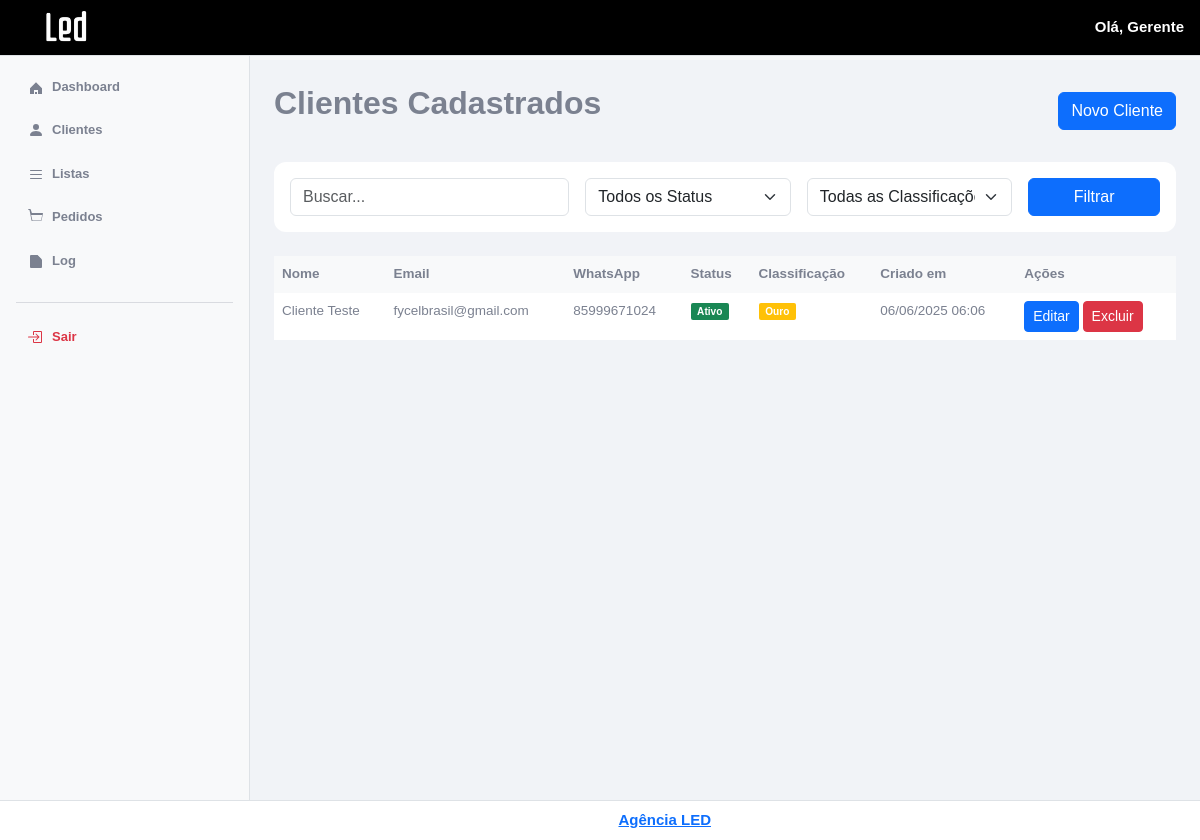
The page /adm/clientes.php (signed in) on the database its author committed.
### tables this page shows
CREATE TABLE `clientes` (
  `id` int(11) NOT NULL,
  `nome` varchar(100) DEFAULT NULL,
  `email` varchar(255) NOT NULL,
  `whatsapp` varchar(30) DEFAULT NULL,
  `senha` varchar(255) NOT NULL,
  `status` enum('ativo','inativo','suspenso') DEFAULT 'ativo',
  `criado_em` timestamp NOT NULL DEFAULT CURRENT_TIMESTAMP,
  `atualizado_em` timestamp NULL DEFAULT NULL ON UPDATE CURRENT_TIMESTAMP,
  `classificacao` enum('prata','ouro','diamante') DEFAULT 'prata'
);

### adm/clientes.php (the view, shortened to what this page needs)
<?php
  require '../conexao.php';
  $search = isset($_GET['search']) ? $_GET['search'] : '';
  $query = "SELECT id, nome, email, whatsapp, status, classificacao, criado_em FROM clientes WHERE 1=1";
  $params = [];
  $query .= " ORDER BY criado_em DESC";
  $page = isset($_GET['page']) ? (int)$_GET['page'] : 1;
  $per_page = 10;
  $offset = ($page - 1) * $per_page;
  $query .= " LIMIT " . (int)$per_page . " OFFSET " . (int)$offset;
  $stmt = $pdo->prepare($query);
  $stmt->execute($params);
  $clientes = $stmt->fetchAll(PDO::FETCH_ASSOC);
?>
<!DOCTYPE html>
<html lang="pt-br">
<head>
  <link href="https://cdn.jsdelivr.net/npm/bootstrap@5.3.3/dist/css/bootstrap.min.css" rel="stylesheet">
  <link href="assets-admin/admin.css" rel="stylesheet">
  <link href="https://cdn.jsdelivr.net/npm/sweetalert2@11/dist/sweetalert2.min.css" rel="stylesheet">
</head>
<body>
<?php include 'partials/header.php'; ?>
<div class="d-flex">
  <?php include 'partials/sidebar.php'; ?>
  <main class="flex-grow-1 p-4 main-adm-content">
    <div class="d-flex justify-content-between align-items-center mb-4">
      <h2>Clientes Cadastrados</h2>
      <button type="button" class="btn btn-primary" data-bs-toggle="modal" data-bs-target="#addClienteModal">
        Novo Cliente
      </button>
    </div>
    <div class="card mb-4">
      <div class="card-body">
        <form method="GET" class="row g-3">
          <div class="col-md-4">
            <input type="text" class="form-control" name="search" placeholder="Buscar..." value="<?= htmlspecialchars($search) ?>">
          </div>
          <div class="col-md-3">
            <select class="form-select" name="status">
              <option value="">Todos os Status</option>
            </select>
          </div>
          <div class="col-md-3">
            <select class="form-select" name="classificacao">
              <option value="">Todas as Classificações</option>
            </select>
          </div>
          <div class="col-md-2">
            <button type="submit" class="btn btn-primary w-100">Filtrar</button>
          </div>
        </form>
      </div>
    </div>
    <div class="table-responsive">
      <table class="table table-bordered table-hover">
        <thead class="table-light">
          <tr>
            <th>Nome</th>
            <th>Email</th>
            <th>WhatsApp</th>
            <th>Status</th>
            <th>Classificação</th>
            <th>Criado em</th>
            <th>Ações</th>
          </tr>
        </thead>
        <tbody>
          <?php foreach ($clientes as $cliente): ?>
            <tr>
              <td><?= htmlspecialchars($cliente['nome']) ?></td>
              <td><?= htmlspecialchars($cliente['email']) ?></td>
              <td><?= htmlspecialchars($cliente['whatsapp']) ?></td>
              <td>
                <span class="badge <?=
                  $cliente['status'] === 'ativo' ? 'tag-ativo' :
                  ($cliente['status'] === 'inativo' ? 'tag-suspenso' : 'tag-suspenso')
                ?>">
                  <?= ucfirst($cliente['status']) ?>
                </span>
              </td>
              <td>
                <span class="badge <?=
                  $cliente['classificacao'] === 'prata' ? 'tag-prata' :
                  ($cliente['classificacao'] === 'ouro' ? 'tag-ouro' : 'info')
                ?>">
                  <?= ucfirst($cliente['classificacao']) ?>
                </span>
              </td>
              <td><?= date('d/m/Y H:i', strtotime($cliente['criado_em'])) ?></td>
              <td>
                <button class="btn btn-sm btn-primary" onclick="editCliente(<?= htmlspecialchars(json_encode($cliente)) ?>)">
                  Editar
                </button>
                <button class="btn btn-sm btn-danger" onclick="deleteCliente(<?= $cliente['id'] ?>)">
                  Excluir
                </button>
              </td>
            </tr>
          <?php endforeach; ?>
        </tbody>
      </table>
    </div>
  </main>
</div>
<?php include 'partials/footer.php'; ?>
</body>
</html>

### adm/assets-admin/admin.css (style rules this page uses)
body { background-color: #f8f9fa; color: #7b8190!important; font-weight: 500; font-size: 13.5px; font-family: "Work Sans", sans-serif!important; }
.main-adm-content { background: #f1f3f7; margin-top: 60px; }
.main-adm-content td { color: #7b8190!important; font-family: "Work Sans", sans-serif!important; font-size: 13.5px; border-style: none; }
.main-adm-content tr { border-style: none!important; border-width: 0!important; }
.main-adm-content th { color: #7b8190!important; border-style: none; }
.main-adm-content .card { border: none!important; }
.card { border-radius: 0.75rem; }
h2 { font-weight: 600; margin-bottom: 1rem; }
.tag-ouro { background: #ffc107; border-radius: 2px!important; }
.tag-ativo { background: #198754; border-radius: 2px!important; }

### rows shown on the page
clientes: nome "Cliente Teste", email "fycelbrasil@gmail.com", whatsapp "85999671024", status "Ativo", classificacao "Ouro", criado_em "06/06/2025 06:06"

### other values the page prints
$_SESSION['usuario'] "Gerente"
